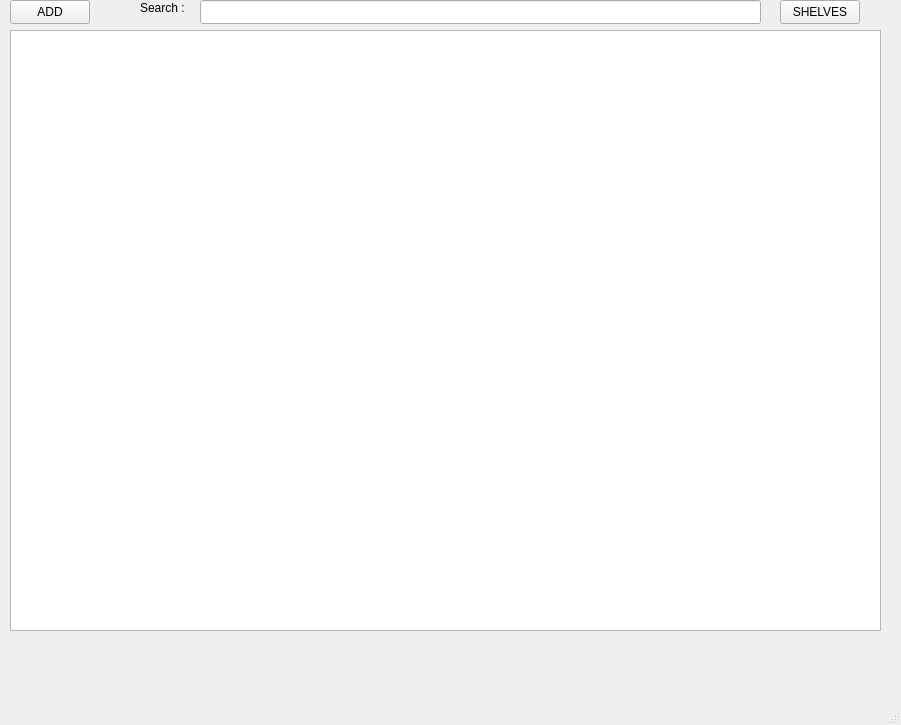
<?xml version="1.0" encoding="UTF-8"?>
<ui version="4.0">
 <class>MainWindow</class>
 <widget class="QMainWindow" name="MainWindow">
  <property name="geometry">
   <rect>
    <x>0</x>
    <y>0</y>
    <width>901</width>
    <height>725</height>
   </rect>
  </property>
  <property name="windowTitle">
   <string>MainWindow</string>
  </property>
  <widget class="QWidget" name="centralwidget">
   <widget class="QPushButton" name="pushButton">
    <property name="geometry">
     <rect>
      <x>10</x>
      <y>0</y>
      <width>80</width>
      <height>24</height>
     </rect>
    </property>
    <property name="text">
     <string>ADD</string>
    </property>
   </widget>
   <widget class="QListWidget" name="listWidget">
    <property name="geometry">
     <rect>
      <x>10</x>
      <y>30</y>
      <width>871</width>
      <height>601</height>
     </rect>
    </property>
   </widget>
   <widget class="QPushButton" name="openShelves">
    <property name="geometry">
     <rect>
      <x>780</x>
      <y>0</y>
      <width>80</width>
      <height>24</height>
     </rect>
    </property>
    <property name="text">
     <string>SHELVES</string>
    </property>
   </widget>
   <widget class="QLineEdit" name="lineEdit">
    <property name="geometry">
     <rect>
      <x>200</x>
      <y>0</y>
      <width>561</width>
      <height>24</height>
     </rect>
    </property>
   </widget>
   <widget class="QLabel" name="label">
    <property name="geometry">
     <rect>
      <x>140</x>
      <y>0</y>
      <width>49</width>
      <height>16</height>
     </rect>
    </property>
    <property name="text">
     <string>Search :</string>
    </property>
   </widget>
  </widget>
  <widget class="QStatusBar" name="statusbar"/>
 </widget>
 <resources/>
 <connections/>
</ui>
